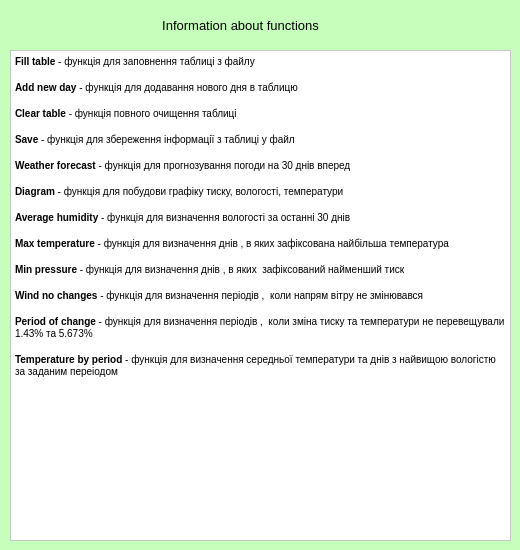
<?xml version="1.0" encoding="UTF-8"?>
<ui version="4.0">
 <class>Info</class>
 <widget class="QDialog" name="Info">
  <property name="geometry">
   <rect>
    <x>0</x>
    <y>0</y>
    <width>520</width>
    <height>550</height>
   </rect>
  </property>
  <property name="windowTitle">
   <string>Dialog</string>
  </property>
  <property name="styleSheet">
   <string notr="true">background : rgb(197, 255, 187)</string>
  </property>
  <widget class="QTextEdit" name="textEdit">
   <property name="geometry">
    <rect>
     <x>10</x>
     <y>50</y>
     <width>501</width>
     <height>491</height>
    </rect>
   </property>
   <property name="styleSheet">
    <string notr="true">background : rgb(255, 255, 255);
color : rgb(0, 0, 0)</string>
   </property>
   <property name="html">
    <string>&lt;!DOCTYPE HTML PUBLIC &quot;-//W3C//DTD HTML 4.0//EN&quot; &quot;http://www.w3.org/TR/REC-html40/strict.dtd&quot;&gt;
&lt;html&gt;&lt;head&gt;&lt;meta name=&quot;qrichtext&quot; content=&quot;1&quot; /&gt;&lt;style type=&quot;text/css&quot;&gt;
p, li { white-space: pre-wrap; }
&lt;/style&gt;&lt;/head&gt;&lt;body style=&quot; font-family:'MS Shell Dlg 2'; font-size:7.8pt; font-weight:400; font-style:normal;&quot;&gt;
&lt;p style=&quot; margin-top:0px; margin-bottom:0px; margin-left:0px; margin-right:0px; -qt-block-indent:0; text-indent:0px;&quot;&gt;&lt;span style=&quot; font-weight:600;&quot;&gt;Fill table&lt;/span&gt; - функція для заповнення таблиці з файлу&lt;/p&gt;
&lt;p style=&quot;-qt-paragraph-type:empty; margin-top:0px; margin-bottom:0px; margin-left:0px; margin-right:0px; -qt-block-indent:0; text-indent:0px;&quot;&gt;&lt;br /&gt;&lt;/p&gt;
&lt;p style=&quot; margin-top:0px; margin-bottom:0px; margin-left:0px; margin-right:0px; -qt-block-indent:0; text-indent:0px;&quot;&gt;&lt;span style=&quot; font-weight:600;&quot;&gt;Add new day&lt;/span&gt; - функція для додавання нового дня в таблицю&lt;/p&gt;
&lt;p style=&quot;-qt-paragraph-type:empty; margin-top:0px; margin-bottom:0px; margin-left:0px; margin-right:0px; -qt-block-indent:0; text-indent:0px;&quot;&gt;&lt;br /&gt;&lt;/p&gt;
&lt;p style=&quot; margin-top:0px; margin-bottom:0px; margin-left:0px; margin-right:0px; -qt-block-indent:0; text-indent:0px;&quot;&gt;&lt;span style=&quot; font-weight:600;&quot;&gt;Clear table&lt;/span&gt; - функція повного очищення таблиці&lt;/p&gt;
&lt;p style=&quot;-qt-paragraph-type:empty; margin-top:0px; margin-bottom:0px; margin-left:0px; margin-right:0px; -qt-block-indent:0; text-indent:0px;&quot;&gt;&lt;br /&gt;&lt;/p&gt;
&lt;p style=&quot; margin-top:0px; margin-bottom:0px; margin-left:0px; margin-right:0px; -qt-block-indent:0; text-indent:0px;&quot;&gt;&lt;span style=&quot; font-weight:600;&quot;&gt;Save&lt;/span&gt; - функція для збереження інформації з таблиці у файл&lt;/p&gt;
&lt;p style=&quot;-qt-paragraph-type:empty; margin-top:0px; margin-bottom:0px; margin-left:0px; margin-right:0px; -qt-block-indent:0; text-indent:0px;&quot;&gt;&lt;br /&gt;&lt;/p&gt;
&lt;p style=&quot; margin-top:0px; margin-bottom:0px; margin-left:0px; margin-right:0px; -qt-block-indent:0; text-indent:0px;&quot;&gt;&lt;span style=&quot; font-weight:600;&quot;&gt;Weather forecast&lt;/span&gt; - функція для прогнозування погоди на 30 днів вперед&lt;/p&gt;
&lt;p style=&quot;-qt-paragraph-type:empty; margin-top:0px; margin-bottom:0px; margin-left:0px; margin-right:0px; -qt-block-indent:0; text-indent:0px;&quot;&gt;&lt;br /&gt;&lt;/p&gt;
&lt;p style=&quot; margin-top:0px; margin-bottom:0px; margin-left:0px; margin-right:0px; -qt-block-indent:0; text-indent:0px;&quot;&gt;&lt;span style=&quot; font-weight:600;&quot;&gt;Diagram&lt;/span&gt; - функція для побудови графіку тиску, вологості, температури&lt;/p&gt;
&lt;p style=&quot;-qt-paragraph-type:empty; margin-top:0px; margin-bottom:0px; margin-left:0px; margin-right:0px; -qt-block-indent:0; text-indent:0px;&quot;&gt;&lt;br /&gt;&lt;/p&gt;
&lt;p style=&quot; margin-top:0px; margin-bottom:0px; margin-left:0px; margin-right:0px; -qt-block-indent:0; text-indent:0px;&quot;&gt;&lt;span style=&quot; font-weight:600;&quot;&gt;Average humidity&lt;/span&gt; - функція для визначення вологості за останні 30 днів&lt;/p&gt;
&lt;p style=&quot;-qt-paragraph-type:empty; margin-top:0px; margin-bottom:0px; margin-left:0px; margin-right:0px; -qt-block-indent:0; text-indent:0px;&quot;&gt;&lt;br /&gt;&lt;/p&gt;
&lt;p style=&quot; margin-top:0px; margin-bottom:0px; margin-left:0px; margin-right:0px; -qt-block-indent:0; text-indent:0px;&quot;&gt;&lt;span style=&quot; font-weight:600;&quot;&gt;Max temperature&lt;/span&gt; - функція для визначення днів , в яких зафіксована найбільша температура&lt;/p&gt;
&lt;p style=&quot;-qt-paragraph-type:empty; margin-top:0px; margin-bottom:0px; margin-left:0px; margin-right:0px; -qt-block-indent:0; text-indent:0px;&quot;&gt;&lt;br /&gt;&lt;/p&gt;
&lt;p style=&quot; margin-top:0px; margin-bottom:0px; margin-left:0px; margin-right:0px; -qt-block-indent:0; text-indent:0px;&quot;&gt;&lt;span style=&quot; font-weight:600;&quot;&gt;Min pressure&lt;/span&gt; - функція для визначення днів , в яких  зафіксований найменший тиск&lt;/p&gt;
&lt;p style=&quot;-qt-paragraph-type:empty; margin-top:0px; margin-bottom:0px; margin-left:0px; margin-right:0px; -qt-block-indent:0; text-indent:0px;&quot;&gt;&lt;br /&gt;&lt;/p&gt;
&lt;p style=&quot; margin-top:0px; margin-bottom:0px; margin-left:0px; margin-right:0px; -qt-block-indent:0; text-indent:0px;&quot;&gt;&lt;span style=&quot; font-weight:600;&quot;&gt;Wind no changes&lt;/span&gt; - функція для визначення періодів ,  коли напрям вітру не змінювався&lt;/p&gt;
&lt;p style=&quot;-qt-paragraph-type:empty; margin-top:0px; margin-bottom:0px; margin-left:0px; margin-right:0px; -qt-block-indent:0; text-indent:0px;&quot;&gt;&lt;br /&gt;&lt;/p&gt;
&lt;p style=&quot; margin-top:0px; margin-bottom:0px; margin-left:0px; margin-right:0px; -qt-block-indent:0; text-indent:0px;&quot;&gt;&lt;span style=&quot; font-weight:600;&quot;&gt;Period of change&lt;/span&gt; - функція для визначення періодів ,  коли зміна тиску та температури не перевещували 1.43% та 5.673%&lt;/p&gt;
&lt;p style=&quot;-qt-paragraph-type:empty; margin-top:0px; margin-bottom:0px; margin-left:0px; margin-right:0px; -qt-block-indent:0; text-indent:0px;&quot;&gt;&lt;br /&gt;&lt;/p&gt;
&lt;p style=&quot; margin-top:0px; margin-bottom:0px; margin-left:0px; margin-right:0px; -qt-block-indent:0; text-indent:0px;&quot;&gt;&lt;span style=&quot; font-weight:600;&quot;&gt;Temperature by period&lt;/span&gt; - функція для визначення середньої температури та днів з найвищою вологістю за заданим переіодом&lt;/p&gt;
&lt;p style=&quot;-qt-paragraph-type:empty; margin-top:0px; margin-bottom:0px; margin-left:0px; margin-right:0px; -qt-block-indent:0; text-indent:0px; font-weight:600;&quot;&gt;&lt;br /&gt;&lt;/p&gt;&lt;/body&gt;&lt;/html&gt;</string>
   </property>
  </widget>
  <widget class="QLabel" name="label">
   <property name="geometry">
    <rect>
     <x>80</x>
     <y>10</y>
     <width>321</width>
     <height>31</height>
    </rect>
   </property>
   <property name="font">
    <font>
     <pointsize>10</pointsize>
    </font>
   </property>
   <property name="styleSheet">
    <string notr="true">color :rgb(0, 0, 0)</string>
   </property>
   <property name="text">
    <string>Information about functions</string>
   </property>
   <property name="alignment">
    <set>Qt::AlignCenter</set>
   </property>
  </widget>
 </widget>
 <resources/>
 <connections/>
</ui>
